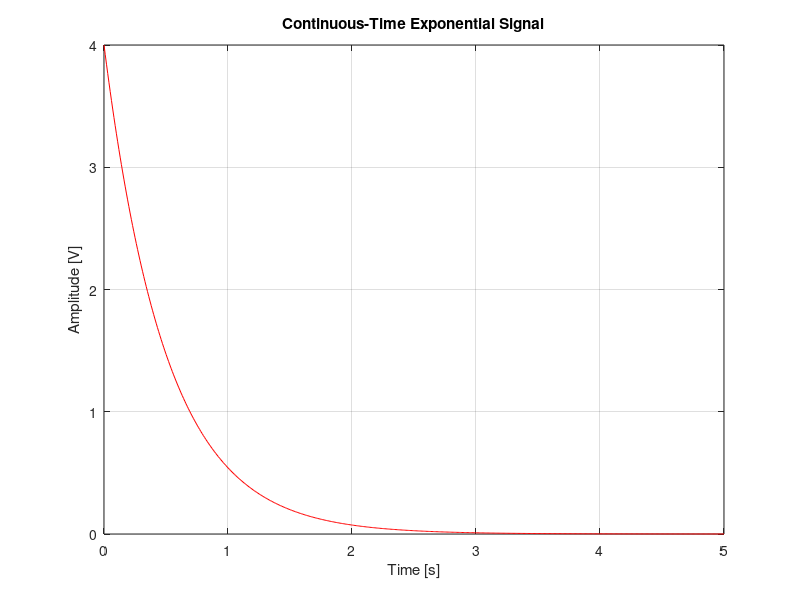

Recreate this plot in MATLAB.
%% CT Exponential Signal

clear; clc;
close all;

A = 4;
a = -2;

t = linspace(0,5,500);

signal = A * exp(a*t);

plot(t,signal,"r");

xlabel("Time [s]");
ylabel("Amplitude [V]");
title("Continuous-Time Exponential Signal");

grid on;
